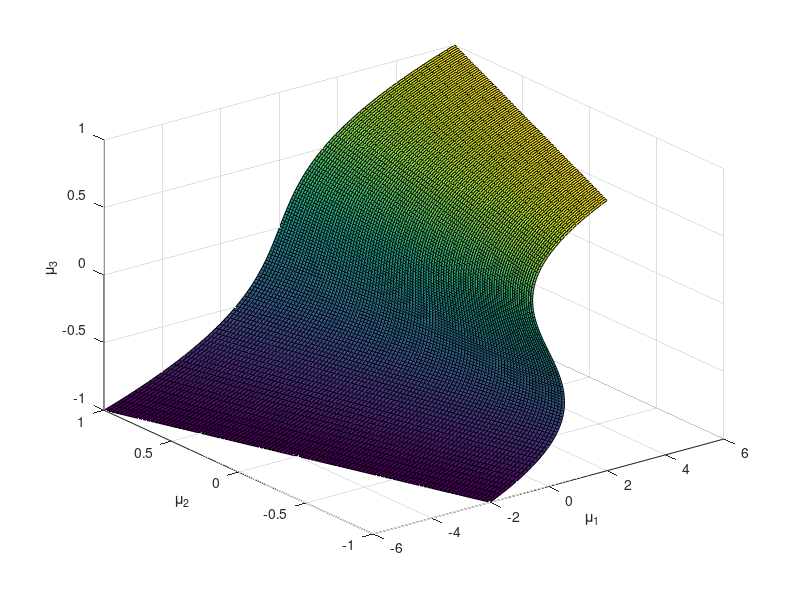

This chart was generated by the following MATLAB code: (Note: this script raises an error after producing the figure.)
%% Cusp

mu2 = linspace(-1,1);
x = linspace(-1,1);

[Mu2,X] = meshgrid(mu2,x);

Mu1 = 4*X.^3+2*Mu2.*X;

S = surf(Mu1,Mu2,X);
xl = xlabel('\mu_1');
yl = ylabel('\mu_2');
zl = zlabel('\mu_3');


%% Styling

material shiny
%camlight headlight

S.FaceAlpha = 0.7;
S.EdgeColor = 'none';
S.FaceColor = [0.1 0.1 0.8];
axis([-2 2 -1 1 -1 1])
hold on
pt = plot3(0,0,0,'*');
pt.MarkerSize = 40;
pt.LineWidth = 8;
pt.Color = 'k';
a=gca;
a.XTickLabel = {};
a.YTickLabel = {};
a.ZTickLabel = {};
a.FontSize=20;
view([-12 51])


